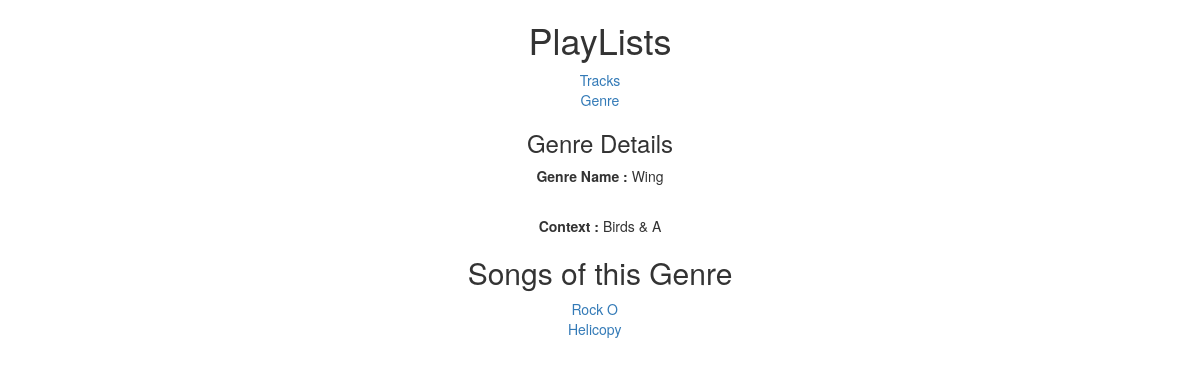
/greedy/genre/16/, run on the app's committed database.
### greedy/models.py (models this page shows, shortened)
class Genre(models.Model):
    name = models.CharField(max_length=20,unique=True)
    context = models.CharField(max_length=200, null = True, blank= True)
    class Meta:
        verbose_name_plural = "Genres"
        ordering = ["-name"]

class Track(models.Model):
    genre = models.ForeignKey('Genre', null = True)
    name = models.CharField(max_length=30, unique= True)
    class Meta:
        verbose_name_plural = "Tracks"
        ordering = ["-name"]

### greedy/views.py (the view)
# urls.py: url(r'^genre/(?P<pk>\d+)/$', views.GenreDetail.as_view(), name = 'genre_details'),
class GenreDetail(DetailView):
    model = Genre
    def get_context_data(self, **kwargs):
        context = super(self.__class__, self).get_context_data(**kwargs)
        genre_id = self.object.id
        genre = Genre.objects.get(id=genre_id)
        tracks = Track.objects.filter(genre=genre)
        context['tracks'] = tracks
        return context

### greedy/templates/greedy/genre_detail.html (shortened to what this page needs)
{% extends "greedy/index.html" %}
{% block hello %}
	<h3 align="center"> Genre Details</h3>
{% endblock %}
{% block content %}
	<p align="center" i><strong>Genre Name :</strong> {{ object.name }}</p> &nbsp;
    &nbsp;&nbsp;&nbsp;&nbsp;&nbsp;<p align = "center"><strong>Context :</strong> {{ object.context }}</p>
    <div align="center">
    <h2>Songs of this Genre</h2>
        <table align="center">
        {% for entry in tracks %}
            <div class="genre_disp" align="center">
                <ul>
                    <div class="col-lg-12" align="center">
                        <div class="col-lg-16" align="center">
                        <a id="song" href =  "{% url 'track_details' entry.id %}">{{ entry.name }}</a>
                        </div>
                    </div>
                </ul>
            </div>
        </table>
    </div>
	{% endfor %}
{% endblock %}

### data on the page
Genre: name "Wing", context "Birds & A"
Track: name "Rock O"
Track: name "Helicopy"
